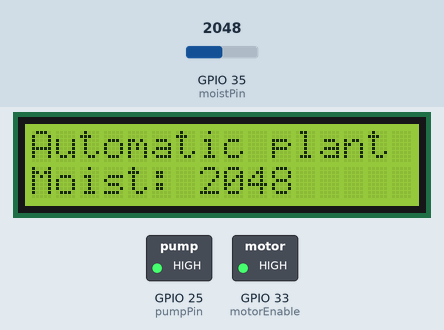
Simulated run of this sketch. Board: ESP32. On the bench: 16×2 character LCD, switched loads named in the sketch (green lamp = pin HIGH). Dashed ring = blinking. The test bench sets the inputs (shaded band); at power-on: GPIO 35 (moistPin) = 2048. What the sketch prints to the serial monitor is not drawn.

Above: at 4.2 s.
4.3 s: GPIO 35 (moistPin) set to 1960
At 5.3 s:
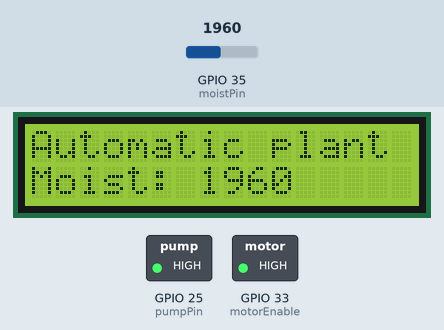
7.4 s: GPIO 35 (moistPin) set to 2040
At 8.5 s:
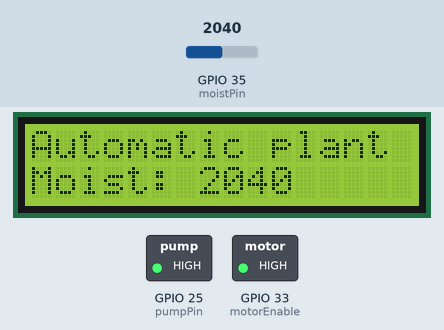
9.2 s: GPIO 35 (moistPin) set to 1228
At 11.0 s:
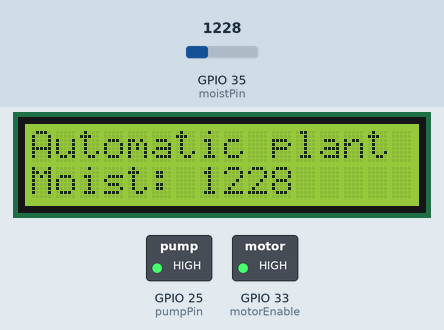
Timing chart, 0 to 13.8 s (numbered marks = the images above; inputs shaded):
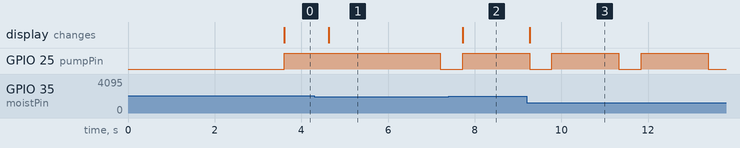

The sketch:

plants_moniter_with_website.ino
```cpp
// open the webserver
// IP ADRESSSSSSSSSSSSSSSSSSSSS
//     Possible serial noise or corruption error
// Load Wi-Fi library
#include <WiFi.h>
#define pumpPin 25
#include <Wire.h>
#include <LiquidCrystal_I2C.h>
#define motorEnable 33
//LCD librays
//#include <hd44780.h>
//#include <hd44780ioClass/hd44780_I2Cexp.h>

// Network credentials Here
const char* ssid     = "ESP32-Network";
const char* password = "Esp32-Password";

// Set web server port number to 80
WiFiServer server(80);

// Variable to store the HTTP request
String header;

//Output variable to GPIO pins
const int moistPin = 35;
bool watering = false;
unsigned long wateringStart = 0;
unsigned long wateringDuration = 0;

// Current time
unsigned long currentTime = millis();
// Previous time
unsigned long previousTime = 0;
// Define timeout time in milliseconds
const long timeoutTime = 2000;
//const int pumpPin = 14;

LiquidCrystal_I2C lcd(0x27,16,2);  // set the LCD address to 0x27 for a 16 chars and 2 line display
int count = 0;
void setup() {

  // WIFI THINGS
  // put your setup code here, to run once:
  Serial.begin(115200);
  WiFi.softAP(ssid,password);
  // Print IP address and start web server
  Serial.println("");
  Serial.println("IP address: ");
  Serial.println(WiFi.softAPIP());
  server.begin();
  // PUMP THINGS
  pinMode(pumpPin, OUTPUT);
  digitalWrite(pumpPin, LOW);
  pinMode(motorEnable, OUTPUT);
  digitalWrite(motorEnable, HIGH);

  lcd.init();// initialize the lcd
  lcd.backlight(); // Turns on the LCD backlight.
  lcd.print("Automatic plant waterer.");   // Print a message to the LCD.
  delay(3000);
}

void loop() {
  WiFiClient client = server.available();
  int analogValue = analogRead(moistPin);

  if (client) {
    currentTime = millis();
    previousTime = currentTime;
    Serial.println("New Client.");
    String currentLine = "";

    while (client.connected() && currentTime - previousTime <= timeoutTime) {
      currentTime = millis();

      if (client.available()) {
        char c = client.read();
        Serial.write(c);
        header += c;

        if (c == '\n') {
          if (currentLine.length() == 0) {

            client.println("HTTP/1.1 200 OK");
            client.println("Content-type:text/html");
            client.println("Connection: close");
            client.println();

            client.println("<!DOCTYPE html><html>");

            // Water buttons
            if (!watering && header.indexOf("GET /water100") >= 0) {
              watering = true;
              wateringStart = millis();
              wateringDuration = 4000;
              Serial.println("Watering 100ml");
            }
            else if (!watering && header.indexOf("GET /water50") >= 0) {
              watering = true;
              wateringStart = millis();
              wateringDuration = 2000;
              Serial.println("Watering 50ml");
            }
            else if (!watering && header.indexOf("GET /water10") >= 0) {
              watering = true;
              wateringStart = millis();
              wateringDuration = 500;
              Serial.println("Watering 10ml");
            }
            client.println("<head>");
            //client.println("<meta http-equiv=\"refresh\" content=\"1\">");
            client.println("<style>");
            client.println("body {");
            client.println("  background-color: rgb(142, 222, 162);");
            client.println("  text-align: center;");
            client.println("  font-family: monospace;");
            client.println("  font-size: 30px;");
            client.println("}");
            client.println("button {");
            client.println("  background-color: rgb(142, 187, 222);");
            client.println("  font-family: monospace;");
            client.println("  font-size: 24px;");
            client.println("  padding: 10px 20px;");
            client.println("  margin: 5px;");
            client.println("}");
            client.println("</style>");
            client.println("</head>");

            client.println("<body>");
            client.println("<h1>ESP32 Plant Monitor</h1>");
            client.println("<h4>Air (Dry): ~2000 to 3200</h4>");
            client.println("<h4>Ideal Moist: ~1200 to 2000</h4>");
            client.println("<h4>Saturated: &lt; 1000</h4>");

            client.println("<p>Moisture Value: " + String(analogRead(moistPin)) + "</p>");

            client.println("<a href=\"/water10\"><button>10ml water</button></a>");
            client.println("<a href=\"/water50\"><button>50ml water</button></a>");
            client.println("<a href=\"/water100\"><button>100ml water</button></a>");

            client.println("</body>");
            client.println("</html>");

            client.println();
            break;
          } else {
            currentLine = "";
          }
        } else if (c != '\r') {
          currentLine += c;
        }
      }
    }

    client.stop();
    header = "";
    Serial.println("Client disconnected.");
  }

  if (watering) {
    digitalWrite(pumpPin, HIGH);

    if (millis() - wateringStart >= wateringDuration) {
      digitalWrite(pumpPin, LOW);
      watering = false;
    }
  }

  if (!watering) {
  if (analogValue > 2000 && analogValue <= 3200) {
    watering = true;
    wateringStart = millis();
    wateringDuration = 4000;
    Serial.println("AUTO: Watering 100ml");
  }
  else if (analogValue > 1200 && analogValue <= 2000) {
    watering = true;
    wateringStart = millis();
    wateringDuration = 2000;
    Serial.println("AUTO: Watering 50ml");
  }
}

  Serial.printf("Analog value = %d\n", analogValue);
  Serial.printf("Moisture: %d | watering=%d\n", analogValue, watering);
  delay(500);

  lcd.setCursor(0,1);
  lcd.print("Moist: ");
  lcd.print(analogRead(moistPin));
  lcd.print("    ");
}
```

Measured:
- after the input at 4.3 s, the display: changes after 0.33 s (image 1)
- after the input at 7.4 s, the display: changes after 0.32 s (image 2)
- after the input at 9.2 s, the display: changes after 0.07 s (image 3)
- by itself, GPIO 25 (pumpPin): alternates HIGH for 1.5 s and LOW for 0.52 s
